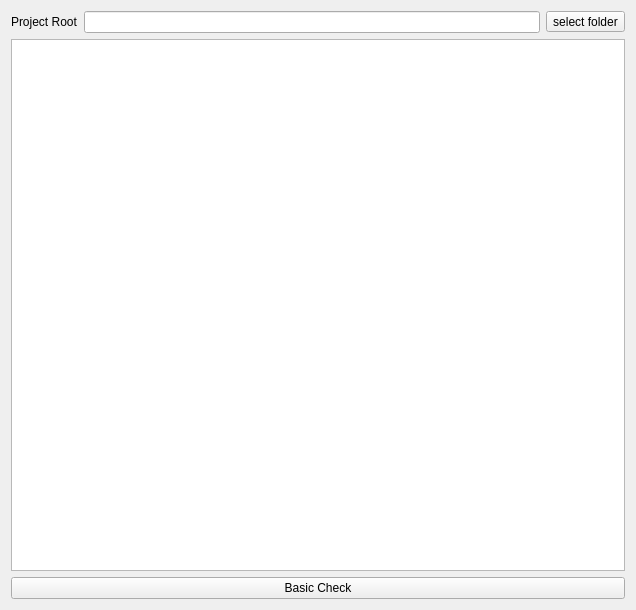
<?xml version="1.0" encoding="UTF-8"?>
<ui version="4.0">
 <class>WidgetMainSetting</class>
 <widget class="QWidget" name="WidgetMainSetting">
  <property name="geometry">
   <rect>
    <x>0</x>
    <y>0</y>
    <width>636</width>
    <height>610</height>
   </rect>
  </property>
  <property name="windowTitle">
   <string>Form</string>
  </property>
  <layout class="QGridLayout" name="gridLayout">
   <item row="0" column="0">
    <layout class="QHBoxLayout" name="horizontalLayout">
     <item>
      <widget class="QLabel" name="labelProjectRoot">
       <property name="text">
        <string>Project Root</string>
       </property>
      </widget>
     </item>
     <item>
      <widget class="QLineEdit" name="lEditProjectRoot"/>
     </item>
     <item>
      <widget class="QToolButton" name="tBtnProjectRoot">
       <property name="text">
        <string>select folder</string>
       </property>
      </widget>
     </item>
    </layout>
   </item>
   <item row="1" column="0">
    <widget class="QTextEdit" name="txtEditLog"/>
   </item>
   <item row="2" column="0">
    <widget class="QPushButton" name="btnBasicCheck">
     <property name="text">
      <string>Basic Check</string>
     </property>
    </widget>
   </item>
  </layout>
 </widget>
 <resources/>
 <connections/>
</ui>
